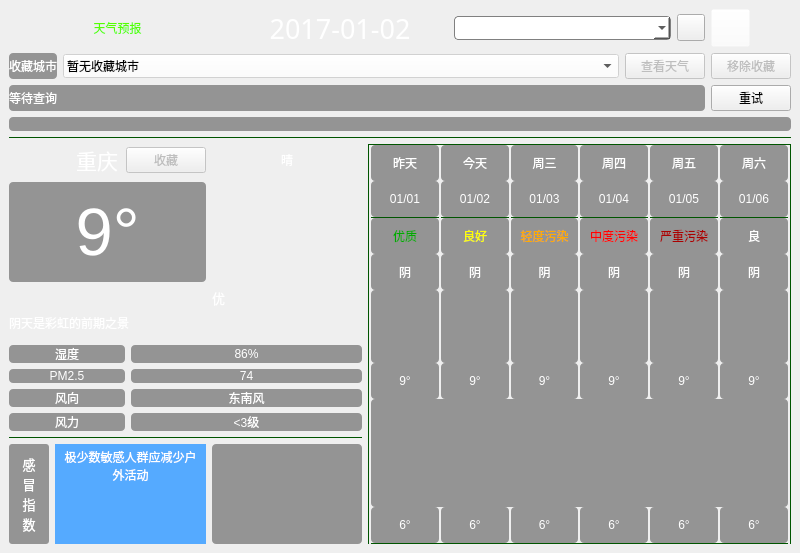
<?xml version="1.0" encoding="UTF-8"?>
<ui version="4.0">
 <class>Weather</class>
 <widget class="QWidget" name="Weather">
  <property name="geometry">
   <rect>
    <x>0</x>
    <y>0</y>
    <width>800</width>
    <height>450</height>
   </rect>
  </property>
  <property name="windowTitle">
   <string>天气预报</string>
  </property>
  <property name="styleSheet">
   <string notr="true"/>
  </property>
  <layout class="QGridLayout" name="gridLayout">
   <property name="leftMargin">
    <number>0</number>
   </property>
   <property name="topMargin">
    <number>0</number>
   </property>
   <property name="rightMargin">
    <number>0</number>
   </property>
   <property name="bottomMargin">
    <number>0</number>
   </property>
   <property name="spacing">
    <number>0</number>
   </property>
   <item row="0" column="0">
    <widget class="QWidget" name="widget" native="true">
     <property name="styleSheet">
      <string notr="true">QWidget#widget{
	border-image: url(:/weaUI/weaUI.png);
	color:rgb(255, 255, 255);
}

QLabel{
	font: 25 10pt &quot;Microsoft YaHei&quot;;
	border-radius: 4px;
	background-color: rgba(60, 60, 60, 130);
	color: rgb(255, 255, 255);
}

Line{
	background-color: rgb(0, 85, 0);
}



</string>
     </property>
     <layout class="QGridLayout" name="contentLayout" rowstretch="0,0,1" columnstretch="5,6">
      <item row="0" column="0" colspan="2">
       <layout class="QGridLayout" name="toolbarLayout">
        <item row="0" column="0">
         <widget class="QLabel" name="label_4">
          <property name="styleSheet">
           <string notr="true">font: 20pt &quot;华文琥珀&quot;;
background-color: rgba(255, 255, 255, 0);
color: rgb(85, 255, 0);</string>
          </property>
          <property name="text">
           <string>天气预报</string>
          </property>
          <property name="alignment">
           <set>Qt::AlignCenter</set>
          </property>
         </widget>
        </item>
        <item row="0" column="1">
         <widget class="QLabel" name="dateLb">
          <property name="font">
           <font>
            <family>Adobe 黑体 Std R</family>
            <pointsize>20</pointsize>
            <italic>false</italic>
            <bold>false</bold>
           </font>
          </property>
          <property name="styleSheet">
           <string notr="true">font: 20pt &quot;Adobe 黑体 Std R&quot;;
color: rgb(255, 255, 255);
background-color: rgba(255, 255, 255, 0);</string>
          </property>
          <property name="text">
           <string>2017-01-02</string>
          </property>
          <property name="alignment">
           <set>Qt::AlignCenter</set>
          </property>
         </widget>
        </item>
        <item row="0" column="2">
         <widget class="CityComboBox" name="cityComboBox">
          <property name="styleSheet">
           <string notr="true">QComboBox { border: 1px solid gray; border-radius: 4px; background-color: white; color: black; padding: 3px; }
QComboBox QLineEdit { background-color: white; color: black; }
QComboBox QAbstractItemView { background-color: white; color: black; selection-background-color: #cce8ff; selection-color: black; }</string>
          </property>
          <property name="editable">
           <bool>true</bool>
          </property>
          <property name="insertPolicy">
           <enum>QComboBox::NoInsert</enum>
          </property>
         </widget>
        </item>
        <item row="0" column="3">
         <widget class="QToolButton" name="searchBt">
          <property name="cursor">
           <cursorShape>PointingHandCursor</cursorShape>
          </property>
          <property name="styleSheet">
           <string notr="true">border-image: url(:/weatherIco/search.ico);</string>
          </property>
          <property name="text">
           <string/>
          </property>
          <property name="icon">
           <iconset resource="icons/icons.qrc">
            <normaloff>:/weatherIco/search.ico</normaloff>:/weatherIco/search.ico</iconset>
          </property>
          <property name="iconSize">
           <size>
            <width>20</width>
            <height>20</height>
           </size>
          </property>
          <property name="popupMode">
           <enum>QToolButton::DelayedPopup</enum>
          </property>
         </widget>
        </item>
        <item row="0" column="4">
         <widget class="QToolButton" name="refreshBt">
          <property name="cursor">
           <cursorShape>PointingHandCursor</cursorShape>
          </property>
          <property name="toolTip">
           <string>刷新</string>
          </property>
          <property name="toolTipDuration">
           <number>-1</number>
          </property>
          <property name="styleSheet">
           <string notr="true">image: url(:/weatherIco/refresh.ico);
background-color: rgba(255, 255, 255, 0);</string>
          </property>
          <property name="text">
           <string/>
          </property>
          <property name="icon">
           <iconset resource="icons/icons.qrc">
            <normaloff>:/weatherIco/refresh.ico</normaloff>:/weatherIco/refresh.ico</iconset>
          </property>
          <property name="iconSize">
           <size>
            <width>31</width>
            <height>31</height>
           </size>
          </property>
         </widget>
        </item>
        <item row="1" column="0" colspan="5">
         <layout class="QHBoxLayout" name="favoritesLayout">
          <item><widget class="QLabel" name="favoritesTitleLb"><property name="text"><string>收藏城市</string></property></widget></item>
          <item><widget class="QComboBox" name="favoritesComboBox">
           <property name="styleSheet"><string>QComboBox { background: white; color: black; padding: 3px; } QComboBox QAbstractItemView { background: white; color: black; selection-background-color: #cce8ff; selection-color: black; }</string></property>
           <property name="sizePolicy"><sizepolicy hsizetype="Expanding" vsizetype="Fixed"><horstretch>1</horstretch><verstretch>0</verstretch></sizepolicy></property>
           <property name="enabled"><bool>false</bool></property>
           <item><property name="text"><string>暂无收藏城市</string></property></item>
          </widget></item>
          <item><widget class="QPushButton" name="favoriteViewBt"><property name="text"><string>查看天气</string></property><property name="enabled"><bool>false</bool></property></widget></item>
          <item><widget class="QPushButton" name="favoriteRemoveBt"><property name="text"><string>移除收藏</string></property><property name="enabled"><bool>false</bool></property></widget></item>
         </layout>
        </item>
        <item row="3" column="0" colspan="5"><widget class="QLabel" name="favoriteStatusLb">
         <property name="text"><string/></property><property name="wordWrap"><bool>true</bool></property>
        </widget></item>
        <item row="2" column="0" colspan="4">
         <widget class="QLabel" name="requestStatusLb">
          <property name="text"><string>等待查询</string></property>
          <property name="wordWrap"><bool>true</bool></property>
         </widget>
        </item>
        <item row="2" column="4">
         <widget class="QPushButton" name="retryBt">
          <property name="text"><string>重试</string></property>
         </widget>
        </item>
       </layout>
      </item>
      <item row="1" column="0" colspan="2">
       <widget class="Line" name="hLine_1">
        <property name="minimumSize">
         <size>
          <width>0</width>
          <height>0</height>
         </size>
        </property>
        <property name="maximumSize">
         <size>
          <width>100000</width>
          <height>1</height>
         </size>
        </property>
        <property name="styleSheet">
         <string notr="true">background-color: rgb(0, 85, 0);</string>
        </property>
        <property name="lineWidth">
         <number>0</number>
        </property>
        <property name="midLineWidth">
         <number>0</number>
        </property>
        <property name="orientation">
         <enum>Qt::Horizontal</enum>
        </property>
       </widget>
      </item>
      <item row="2" column="0">
       <layout class="QGridLayout" name="currentWeatherLayout">
        <item row="0" column="0">
         <layout class="QGridLayout" name="gridLayout_5">
          <property name="spacing">
           <number>0</number>
          </property>
          <item row="0" column="0">
           <widget class="QLabel" name="label">
            <property name="sizePolicy">
             <sizepolicy hsizetype="Preferred" vsizetype="Minimum">
              <horstretch>0</horstretch>
              <verstretch>0</verstretch>
             </sizepolicy>
            </property>
            <property name="minimumSize">
             <size>
              <width>0</width>
              <height>25</height>
             </size>
            </property>
            <property name="maximumSize">
             <size>
              <width>16777215</width>
              <height>25</height>
             </size>
            </property>
            <property name="styleSheet">
             <string notr="true">background-color: rgba(60, 60, 60, 0);
image: url(:/weatherIco/location.ico);</string>
            </property>
            <property name="text">
             <string/>
            </property>
           </widget>
          </item>
          <item row="0" column="1">
           <widget class="QLabel" name="cityLb">
            <property name="font">
             <font>
              <family>Microsoft YaHei UI</family>
              <pointsize>16</pointsize>
              <italic>false</italic>
              <bold>false</bold>
             </font>
            </property>
            <property name="styleSheet">
             <string notr="true">color: rgb(255, 255, 255);
font: 16pt &quot;Microsoft YaHei UI&quot;;
background-color: rgba(60, 60, 60, 0);</string>
            </property>
            <property name="text">
             <string>重庆</string>
            </property>
            <property name="alignment">
             <set>Qt::AlignCenter</set>
            </property>
           </widget>
          </item>
          <item row="0" column="2"><widget class="QPushButton" name="favoriteBt">
           <property name="text"><string>收藏</string></property><property name="enabled"><bool>false</bool></property>
          </widget></item>
         </layout>
        </item>
        <item row="0" column="1">
         <widget class="QLabel" name="typeLb">
          <property name="styleSheet">
           <string notr="true">color: rgb(255, 255, 255);
background-color: rgba(60, 60, 60, 0);</string>
          </property>
          <property name="text">
           <string>晴</string>
          </property>
          <property name="alignment">
           <set>Qt::AlignCenter</set>
          </property>
         </widget>
        </item>
        <item row="1" column="0" rowspan="2">
         <widget class="QLabel" name="temLb">
          <property name="font">
           <font>
            <family>Arial</family>
            <pointsize>50</pointsize>
            <italic>false</italic>
            <bold>false</bold>
           </font>
          </property>
          <property name="styleSheet">
           <string notr="true">color: rgb(255, 255, 255);
font: 50pt &quot;Arial&quot;;</string>
          </property>
          <property name="text">
           <string>9°</string>
          </property>
          <property name="alignment">
           <set>Qt::AlignCenter</set>
          </property>
         </widget>
        </item>
        <item row="1" column="1" rowspan="2">
         <widget class="QLabel" name="typeIcoLb">
          <property name="minimumSize">
           <size>
            <width>150</width>
            <height>100</height>
           </size>
          </property>
          <property name="styleSheet">
           <string notr="true">border-image: url(:/day/day/晴.png);
background-color: rgba(60, 60, 60, 0);

</string>
          </property>
          <property name="text">
           <string/>
          </property>
         </widget>
        </item>
        <item row="3" column="0">
         <widget class="QLabel" name="leafLb">
          <property name="styleSheet">
           <string notr="true">image: url(:/weatherIco/leaf.ico);
background-color: rgba(255, 255, 255, 0);</string>
          </property>
          <property name="text">
           <string/>
          </property>
         </widget>
        </item>
        <item row="3" column="1">
         <widget class="QLabel" name="qualityLb">
          <property name="font">
           <font>
            <family>Microsoft YaHei</family>
            <pointsize>10</pointsize>
            <italic>false</italic>
            <bold>false</bold>
           </font>
          </property>
          <property name="styleSheet">
           <string notr="true">background-color: rgba(255, 255, 255, 0);</string>
          </property>
          <property name="text">
           <string>优</string>
          </property>
         </widget>
        </item>
        <item row="4" column="0" colspan="2">
         <widget class="QLabel" name="noticeLb">
          <property name="styleSheet">
           <string notr="true">color: rgb(255, 255, 255);
background-color: rgba(60, 60, 60, 0);</string>
          </property>
          <property name="text">
           <string>阴天是彩虹的前期之景</string>
          </property>
          <property name="alignment">
           <set>Qt::AlignLeading|Qt::AlignLeft|Qt::AlignVCenter</set>
          </property>
         </widget>
        </item>
        <item row="5" column="0" colspan="2">
         <widget class="Line" name="hLine_10">
          <property name="sizePolicy">
           <sizepolicy hsizetype="Fixed" vsizetype="Fixed">
            <horstretch>0</horstretch>
            <verstretch>0</verstretch>
           </sizepolicy>
          </property>
          <property name="minimumSize">
           <size>
            <width>0</width>
            <height>0</height>
           </size>
          </property>
          <property name="maximumSize">
           <size>
            <width>16777215</width>
            <height>1</height>
           </size>
          </property>
          <property name="styleSheet">
           <string notr="true">background-color: rgb(0, 85, 0);</string>
          </property>
          <property name="lineWidth">
           <number>0</number>
          </property>
          <property name="orientation">
           <enum>Qt::Horizontal</enum>
          </property>
         </widget>
        </item>
        <item row="6" column="0" colspan="2">
         <layout class="QGridLayout" name="gridLayout_2" columnstretch="0,0,0">
          <item row="0" column="0">
           <widget class="QLabel" name="shiduTitleLb">
            <property name="styleSheet">
             <string notr="true">
color: rgb(255, 255, 255);</string>
            </property>
            <property name="text">
             <string>湿度</string>
            </property>
            <property name="alignment">
             <set>Qt::AlignCenter</set>
            </property>
           </widget>
          </item>
          <item row="1" column="0">
           <widget class="QLabel" name="pm25TitleLb">
            <property name="styleSheet">
             <string notr="true">color: rgb(255, 255, 255);</string>
            </property>
            <property name="text">
             <string>PM2.5</string>
            </property>
            <property name="alignment">
             <set>Qt::AlignCenter</set>
            </property>
           </widget>
          </item>
          <item row="2" column="0">
           <widget class="QLabel" name="fxTitleLb">
            <property name="styleSheet">
             <string notr="true">color: rgb(255, 255, 255);</string>
            </property>
            <property name="text">
             <string>风向</string>
            </property>
            <property name="alignment">
             <set>Qt::AlignCenter</set>
            </property>
           </widget>
          </item>
          <item row="3" column="0">
           <widget class="QLabel" name="flTitleLb">
            <property name="styleSheet">
             <string notr="true">color: rgb(255, 255, 255);</string>
            </property>
            <property name="text">
             <string>风力</string>
            </property>
            <property name="alignment">
             <set>Qt::AlignCenter</set>
            </property>
           </widget>
          </item>
          <item row="2" column="1" colspan="2">
           <widget class="QLabel" name="fxLb">
            <property name="text">
             <string>东南风</string>
            </property>
            <property name="alignment">
             <set>Qt::AlignCenter</set>
            </property>
           </widget>
          </item>
          <item row="0" column="1" colspan="2">
           <widget class="QLabel" name="shiduLb">
            <property name="text">
             <string>86%</string>
            </property>
            <property name="alignment">
             <set>Qt::AlignCenter</set>
            </property>
           </widget>
          </item>
          <item row="3" column="1" colspan="2">
           <widget class="QLabel" name="flLb">
            <property name="text">
             <string>&lt;3级</string>
            </property>
            <property name="alignment">
             <set>Qt::AlignCenter</set>
            </property>
           </widget>
          </item>
          <item row="1" column="1" colspan="2">
           <widget class="QLabel" name="pm25Lb">
            <property name="text">
             <string>74</string>
            </property>
            <property name="alignment">
             <set>Qt::AlignCenter</set>
            </property>
           </widget>
          </item>
         </layout>
        </item>
        <item row="7" column="0" colspan="2">
         <widget class="Line" name="hLine_11">
          <property name="minimumSize">
           <size>
            <width>0</width>
            <height>0</height>
           </size>
          </property>
          <property name="maximumSize">
           <size>
            <width>16777215</width>
            <height>1</height>
           </size>
          </property>
          <property name="styleSheet">
           <string notr="true">background-color: rgb(0, 85, 0);</string>
          </property>
          <property name="lineWidth">
           <number>0</number>
          </property>
          <property name="orientation">
           <enum>Qt::Horizontal</enum>
          </property>
         </widget>
        </item>
        <item row="8" column="0">
         <layout class="QGridLayout" name="gridLayout_4">
          <property name="horizontalSpacing">
           <number>6</number>
          </property>
          <item row="0" column="0">
           <widget class="QLabel" name="gmTitleLb">
            <property name="minimumSize">
             <size>
              <width>40</width>
              <height>0</height>
             </size>
            </property>
            <property name="sizeIncrement">
             <size>
              <width>30</width>
              <height>0</height>
             </size>
            </property>
            <property name="font">
             <font>
              <family>Microsoft YaHei</family>
              <pointsize>10</pointsize>
              <italic>false</italic>
              <bold>false</bold>
             </font>
            </property>
            <property name="styleSheet">
             <string notr="true">background-color: rgba(60, 60, 60, 130);
border-radius: 3px;
color: rgb(255, 255, 255);</string>
            </property>
            <property name="text">
             <string>感
冒
指
数</string>
            </property>
            <property name="alignment">
             <set>Qt::AlignCenter</set>
            </property>
           </widget>
          </item>
          <item row="0" column="1">
           <widget class="QTextBrowser" name="ganmaoBrowser">
            <property name="sizePolicy">
             <sizepolicy hsizetype="Minimum" vsizetype="Expanding">
              <horstretch>0</horstretch>
              <verstretch>0</verstretch>
             </sizepolicy>
            </property>
            <property name="minimumSize">
             <size>
              <width>22</width>
              <height>0</height>
             </size>
            </property>
            <property name="font">
             <font>
              <family>Arial</family>
              <pointsize>9</pointsize>
              <italic>false</italic>
              <bold>false</bold>
             </font>
            </property>
            <property name="autoFillBackground">
             <bool>true</bool>
            </property>
            <property name="styleSheet">
             <string notr="true">border-radius: 5px;
color: rgb(255, 255, 255);
background-color: rgb(85, 170, 255);
font: 9pt &quot;Arial&quot;;</string>
            </property>
            <property name="frameShape">
             <enum>QFrame::NoFrame</enum>
            </property>
            <property name="html">
             <string>&lt;!DOCTYPE HTML PUBLIC &quot;-//W3C//DTD HTML 4.0//EN&quot; &quot;http://www.w3.org/TR/REC-html40/strict.dtd&quot;&gt;
&lt;html&gt;&lt;head&gt;&lt;meta name=&quot;qrichtext&quot; content=&quot;1&quot; /&gt;&lt;meta charset=&quot;utf-8&quot; /&gt;&lt;style type=&quot;text/css&quot;&gt;
p, li { white-space: pre-wrap; }
hr { height: 1px; border-width: 0; }
li.unchecked::marker { content: &quot;\2610&quot;; }
li.checked::marker { content: &quot;\2612&quot;; }
&lt;/style&gt;&lt;/head&gt;&lt;body style=&quot; font-family:'Arial'; font-size:9pt; font-weight:400; font-style:normal;&quot;&gt;
&lt;p align=&quot;center&quot; style=&quot; margin-top:0px; margin-bottom:0px; margin-left:0px; margin-right:0px; -qt-block-indent:0; text-indent:0px;&quot;&gt;&lt;span style=&quot; font-family:'SimSun';&quot;&gt;极少数敏感人群应减少户外活动&lt;/span&gt;&lt;/p&gt;&lt;/body&gt;&lt;/html&gt;</string>
            </property>
           </widget>
          </item>
         </layout>
        </item>
        <item row="8" column="1">
         <widget class="QLabel" name="sunRiseSetLb">
          <property name="minimumSize">
           <size>
            <width>150</width>
            <height>100</height>
           </size>
          </property>
          <property name="styleSheet">
           <string notr="true"/>
          </property>
          <property name="text">
           <string/>
          </property>
         </widget>
        </item>
       </layout>
      </item>
      <item row="2" column="1">
       <layout class="QGridLayout" name="gridLayout_3">
        <property name="horizontalSpacing">
         <number>2</number>
        </property>
        <property name="verticalSpacing">
         <number>0</number>
        </property>
        <item row="1" column="2">
         <widget class="QLabel" name="week1Lb">
          <property name="styleSheet">
           <string notr="true"/>
          </property>
          <property name="text">
           <string>今天</string>
          </property>
          <property name="alignment">
           <set>Qt::AlignCenter</set>
          </property>
         </widget>
        </item>
        <item row="2" column="3">
         <widget class="QLabel" name="date2Lb">
          <property name="text">
           <string>01/03</string>
          </property>
          <property name="alignment">
           <set>Qt::AlignCenter</set>
          </property>
         </widget>
        </item>
        <item row="2" column="4">
         <widget class="QLabel" name="date3Lb">
          <property name="text">
           <string>01/04</string>
          </property>
          <property name="alignment">
           <set>Qt::AlignCenter</set>
          </property>
         </widget>
        </item>
        <item row="2" column="1">
         <widget class="QLabel" name="date0Lb">
          <property name="styleSheet">
           <string notr="true">\</string>
          </property>
          <property name="text">
           <string>01/01</string>
          </property>
          <property name="alignment">
           <set>Qt::AlignCenter</set>
          </property>
         </widget>
        </item>
        <item row="1" column="4">
         <widget class="QLabel" name="week3Lb">
          <property name="text">
           <string>周四</string>
          </property>
          <property name="alignment">
           <set>Qt::AlignCenter</set>
          </property>
         </widget>
        </item>
        <item row="2" column="5">
         <widget class="QLabel" name="date4Lb">
          <property name="text">
           <string>01/05</string>
          </property>
          <property name="alignment">
           <set>Qt::AlignCenter</set>
          </property>
         </widget>
        </item>
        <item row="2" column="2">
         <widget class="QLabel" name="date1Lb">
          <property name="styleSheet">
           <string notr="true"/>
          </property>
          <property name="text">
           <string>01/02</string>
          </property>
          <property name="alignment">
           <set>Qt::AlignCenter</set>
          </property>
         </widget>
        </item>
        <item row="1" column="5">
         <widget class="QLabel" name="week4Lb">
          <property name="text">
           <string>周五</string>
          </property>
          <property name="alignment">
           <set>Qt::AlignCenter</set>
          </property>
         </widget>
        </item>
        <item row="1" column="6">
         <widget class="QLabel" name="week5Lb">
          <property name="text">
           <string>周六</string>
          </property>
          <property name="alignment">
           <set>Qt::AlignCenter</set>
          </property>
         </widget>
        </item>
        <item row="4" column="3">
         <widget class="QLabel" name="quality2Lb">
          <property name="styleSheet">
           <string notr="true">color: rgb(255, 170, 0);</string>
          </property>
          <property name="text">
           <string>轻度污染</string>
          </property>
          <property name="alignment">
           <set>Qt::AlignCenter</set>
          </property>
         </widget>
        </item>
        <item row="4" column="2">
         <widget class="QLabel" name="quality1Lb">
          <property name="styleSheet">
           <string notr="true">color: rgb(255, 255, 0);</string>
          </property>
          <property name="text">
           <string>良好</string>
          </property>
          <property name="alignment">
           <set>Qt::AlignCenter</set>
          </property>
         </widget>
        </item>
        <item row="4" column="1">
         <widget class="QLabel" name="quality0Lb">
          <property name="styleSheet">
           <string notr="true">color: rgb(0, 170, 0);</string>
          </property>
          <property name="frameShape">
           <enum>QFrame::NoFrame</enum>
          </property>
          <property name="frameShadow">
           <enum>QFrame::Sunken</enum>
          </property>
          <property name="text">
           <string>优质</string>
          </property>
          <property name="alignment">
           <set>Qt::AlignCenter</set>
          </property>
         </widget>
        </item>
        <item row="1" column="3">
         <widget class="QLabel" name="week2Lb">
          <property name="styleSheet">
           <string notr="true">color: rgb(255, 255, 255);
font: 25 10pt &quot;Microsoft YaHei&quot;;</string>
          </property>
          <property name="text">
           <string>周三</string>
          </property>
          <property name="alignment">
           <set>Qt::AlignCenter</set>
          </property>
         </widget>
        </item>
        <item row="9" column="1" rowspan="3" colspan="6">
         <widget class="QLabel" name="curveLb">
          <property name="minimumSize">
           <size>
            <width>300</width>
            <height>100</height>
           </size>
          </property>
          <property name="styleSheet">
           <string notr="true"/>
          </property>
          <property name="text">
           <string/>
          </property>
          <property name="alignment">
           <set>Qt::AlignCenter</set>
          </property>
         </widget>
        </item>
        <item row="12" column="5">
         <widget class="QLabel" name="low4Lb">
          <property name="text">
           <string>6°</string>
          </property>
          <property name="alignment">
           <set>Qt::AlignCenter</set>
          </property>
         </widget>
        </item>
        <item row="12" column="1">
         <widget class="QLabel" name="low0Lb">
          <property name="text">
           <string>6°</string>
          </property>
          <property name="alignment">
           <set>Qt::AlignCenter</set>
          </property>
         </widget>
        </item>
        <item row="12" column="2">
         <widget class="QLabel" name="low1Lb">
          <property name="text">
           <string>6°</string>
          </property>
          <property name="alignment">
           <set>Qt::AlignCenter</set>
          </property>
         </widget>
        </item>
        <item row="3" column="6">
         <widget class="Line" name="hLine_8">
          <property name="maximumSize">
           <size>
            <width>16777215</width>
            <height>1</height>
           </size>
          </property>
          <property name="styleSheet">
           <string notr="true">background-color: rgb(0, 85, 0);</string>
          </property>
          <property name="lineWidth">
           <number>0</number>
          </property>
          <property name="orientation">
           <enum>Qt::Horizontal</enum>
          </property>
         </widget>
        </item>
        <item row="12" column="6">
         <widget class="QLabel" name="low5Lb">
          <property name="text">
           <string>6°</string>
          </property>
          <property name="alignment">
           <set>Qt::AlignCenter</set>
          </property>
         </widget>
        </item>
        <item row="3" column="2">
         <widget class="Line" name="hLine_4">
          <property name="minimumSize">
           <size>
            <width>0</width>
            <height>0</height>
           </size>
          </property>
          <property name="maximumSize">
           <size>
            <width>16777215</width>
            <height>1</height>
           </size>
          </property>
          <property name="styleSheet">
           <string notr="true">background-color: rgb(0, 85, 0);</string>
          </property>
          <property name="lineWidth">
           <number>0</number>
          </property>
          <property name="orientation">
           <enum>Qt::Horizontal</enum>
          </property>
         </widget>
        </item>
        <item row="3" column="3">
         <widget class="Line" name="hLine_5">
          <property name="maximumSize">
           <size>
            <width>16777215</width>
            <height>1</height>
           </size>
          </property>
          <property name="styleSheet">
           <string notr="true">background-color: rgb(0, 85, 0);</string>
          </property>
          <property name="lineWidth">
           <number>0</number>
          </property>
          <property name="orientation">
           <enum>Qt::Horizontal</enum>
          </property>
         </widget>
        </item>
        <item row="0" column="0" colspan="8">
         <widget class="Line" name="hLine_2">
          <property name="maximumSize">
           <size>
            <width>16777215</width>
            <height>1</height>
           </size>
          </property>
          <property name="styleSheet">
           <string notr="true">background-color: rgb(0, 85, 0);</string>
          </property>
          <property name="lineWidth">
           <number>0</number>
          </property>
          <property name="orientation">
           <enum>Qt::Horizontal</enum>
          </property>
         </widget>
        </item>
        <item row="6" column="4" rowspan="2">
         <widget class="QLabel" name="typeIco3Lb">
          <property name="styleSheet">
           <string notr="true">image: url(:/night/night/雾.png);</string>
          </property>
          <property name="text">
           <string/>
          </property>
          <property name="alignment">
           <set>Qt::AlignCenter</set>
          </property>
         </widget>
        </item>
        <item row="1" column="7" rowspan="13">
         <widget class="Line" name="vLine_3">
          <property name="maximumSize">
           <size>
            <width>1</width>
            <height>16777215</height>
           </size>
          </property>
          <property name="styleSheet">
           <string notr="true">background-color: rgb(0, 85, 0);</string>
          </property>
          <property name="lineWidth">
           <number>0</number>
          </property>
          <property name="orientation">
           <enum>Qt::Vertical</enum>
          </property>
         </widget>
        </item>
        <item row="6" column="6" rowspan="2">
         <widget class="QLabel" name="typeIco5Lb">
          <property name="styleSheet">
           <string notr="true">image: url(:/day/day/强沙尘暴.png);</string>
          </property>
          <property name="text">
           <string/>
          </property>
          <property name="alignment">
           <set>Qt::AlignCenter</set>
          </property>
         </widget>
        </item>
        <item row="6" column="5" rowspan="2">
         <widget class="QLabel" name="typeIco4Lb">
          <property name="styleSheet">
           <string notr="true">image: url(:/day/day/阵雨.png);</string>
          </property>
          <property name="text">
           <string/>
          </property>
          <property name="alignment">
           <set>Qt::AlignCenter</set>
          </property>
         </widget>
        </item>
        <item row="3" column="4">
         <widget class="Line" name="hLine_6">
          <property name="maximumSize">
           <size>
            <width>16777215</width>
            <height>1</height>
           </size>
          </property>
          <property name="styleSheet">
           <string notr="true">background-color: rgb(0, 85, 0);</string>
          </property>
          <property name="lineWidth">
           <number>0</number>
          </property>
          <property name="orientation">
           <enum>Qt::Horizontal</enum>
          </property>
         </widget>
        </item>
        <item row="3" column="5">
         <widget class="Line" name="hLine_7">
          <property name="maximumSize">
           <size>
            <width>16777215</width>
            <height>1</height>
           </size>
          </property>
          <property name="styleSheet">
           <string notr="true">background-color: rgb(0, 85, 0);</string>
          </property>
          <property name="lineWidth">
           <number>0</number>
          </property>
          <property name="orientation">
           <enum>Qt::Horizontal</enum>
          </property>
         </widget>
        </item>
        <item row="1" column="1">
         <widget class="QLabel" name="week0Lb">
          <property name="styleSheet">
           <string notr="true"/>
          </property>
          <property name="text">
           <string>昨天</string>
          </property>
          <property name="alignment">
           <set>Qt::AlignCenter</set>
          </property>
         </widget>
        </item>
        <item row="13" column="1" colspan="6">
         <widget class="Line" name="hLine_9">
          <property name="maximumSize">
           <size>
            <width>16777215</width>
            <height>1</height>
           </size>
          </property>
          <property name="styleSheet">
           <string notr="true">background-color: rgb(0, 85, 0);</string>
          </property>
          <property name="lineWidth">
           <number>0</number>
          </property>
          <property name="orientation">
           <enum>Qt::Horizontal</enum>
          </property>
         </widget>
        </item>
        <item row="1" column="0" rowspan="13">
         <widget class="Line" name="vLine_2">
          <property name="maximumSize">
           <size>
            <width>1</width>
            <height>16777215</height>
           </size>
          </property>
          <property name="styleSheet">
           <string notr="true">background-color: rgb(0, 85, 0);</string>
          </property>
          <property name="lineWidth">
           <number>0</number>
          </property>
          <property name="orientation">
           <enum>Qt::Vertical</enum>
          </property>
         </widget>
        </item>
        <item row="3" column="1">
         <widget class="Line" name="hLine_3">
          <property name="minimumSize">
           <size>
            <width>0</width>
            <height>0</height>
           </size>
          </property>
          <property name="maximumSize">
           <size>
            <width>16777215</width>
            <height>1</height>
           </size>
          </property>
          <property name="styleSheet">
           <string notr="true">background-color: rgb(0, 85, 0);</string>
          </property>
          <property name="lineWidth">
           <number>0</number>
          </property>
          <property name="orientation">
           <enum>Qt::Horizontal</enum>
          </property>
         </widget>
        </item>
        <item row="2" column="6">
         <widget class="QLabel" name="date5Lb">
          <property name="text">
           <string>01/06</string>
          </property>
          <property name="alignment">
           <set>Qt::AlignCenter</set>
          </property>
         </widget>
        </item>
        <item row="4" column="5">
         <widget class="QLabel" name="quality4Lb">
          <property name="styleSheet">
           <string notr="true">color: rgb(170, 0, 0);</string>
          </property>
          <property name="text">
           <string>严重污染</string>
          </property>
          <property name="alignment">
           <set>Qt::AlignCenter</set>
          </property>
         </widget>
        </item>
        <item row="4" column="4">
         <widget class="QLabel" name="quality3Lb">
          <property name="styleSheet">
           <string notr="true">color: rgb(255, 0, 0);</string>
          </property>
          <property name="text">
           <string>中度污染</string>
          </property>
          <property name="alignment">
           <set>Qt::AlignCenter</set>
          </property>
         </widget>
        </item>
        <item row="4" column="6">
         <widget class="QLabel" name="quality5Lb">
          <property name="text">
           <string>良</string>
          </property>
          <property name="alignment">
           <set>Qt::AlignCenter</set>
          </property>
         </widget>
        </item>
        <item row="5" column="1">
         <widget class="QLabel" name="type0Lb">
          <property name="styleSheet">
           <string notr="true"/>
          </property>
          <property name="text">
           <string>阴</string>
          </property>
          <property name="alignment">
           <set>Qt::AlignCenter</set>
          </property>
         </widget>
        </item>
        <item row="5" column="4">
         <widget class="QLabel" name="type3Lb">
          <property name="text">
           <string>阴</string>
          </property>
          <property name="alignment">
           <set>Qt::AlignCenter</set>
          </property>
         </widget>
        </item>
        <item row="5" column="2">
         <widget class="QLabel" name="type1Lb">
          <property name="styleSheet">
           <string notr="true"/>
          </property>
          <property name="text">
           <string>阴</string>
          </property>
          <property name="alignment">
           <set>Qt::AlignCenter</set>
          </property>
         </widget>
        </item>
        <item row="5" column="5">
         <widget class="QLabel" name="type4Lb">
          <property name="text">
           <string>阴</string>
          </property>
          <property name="alignment">
           <set>Qt::AlignCenter</set>
          </property>
         </widget>
        </item>
        <item row="5" column="3">
         <widget class="QLabel" name="type2Lb">
          <property name="styleSheet">
           <string notr="true"/>
          </property>
          <property name="text">
           <string>阴</string>
          </property>
          <property name="alignment">
           <set>Qt::AlignCenter</set>
          </property>
         </widget>
        </item>
        <item row="5" column="6">
         <widget class="QLabel" name="type5Lb">
          <property name="text">
           <string>阴</string>
          </property>
          <property name="alignment">
           <set>Qt::AlignCenter</set>
          </property>
         </widget>
        </item>
        <item row="8" column="1">
         <widget class="QLabel" name="high0Lb">
          <property name="text">
           <string>9°</string>
          </property>
          <property name="alignment">
           <set>Qt::AlignCenter</set>
          </property>
         </widget>
        </item>
        <item row="6" column="3" rowspan="2">
         <widget class="QLabel" name="typeIco2Lb">
          <property name="styleSheet">
           <string notr="true">image: url(:/day/day/晴.png);</string>
          </property>
          <property name="text">
           <string/>
          </property>
          <property name="alignment">
           <set>Qt::AlignCenter</set>
          </property>
         </widget>
        </item>
        <item row="6" column="2" rowspan="2">
         <widget class="QLabel" name="typeIco1Lb">
          <property name="styleSheet">
           <string notr="true">image: url(:/day/day/大暴雨到特大暴雨.png);</string>
          </property>
          <property name="text">
           <string/>
          </property>
          <property name="alignment">
           <set>Qt::AlignCenter</set>
          </property>
         </widget>
        </item>
        <item row="8" column="3">
         <widget class="QLabel" name="high2Lb">
          <property name="text">
           <string>9°</string>
          </property>
          <property name="alignment">
           <set>Qt::AlignCenter</set>
          </property>
         </widget>
        </item>
        <item row="6" column="1" rowspan="2">
         <widget class="QLabel" name="typeIco0Lb">
          <property name="styleSheet">
           <string notr="true">image: url(:/day/day/小雨.png);
</string>
          </property>
          <property name="text">
           <string/>
          </property>
          <property name="alignment">
           <set>Qt::AlignCenter</set>
          </property>
         </widget>
        </item>
        <item row="8" column="6">
         <widget class="QLabel" name="high5Lb">
          <property name="text">
           <string>9°</string>
          </property>
          <property name="alignment">
           <set>Qt::AlignCenter</set>
          </property>
         </widget>
        </item>
        <item row="8" column="5">
         <widget class="QLabel" name="high4Lb">
          <property name="text">
           <string>9°</string>
          </property>
          <property name="alignment">
           <set>Qt::AlignCenter</set>
          </property>
         </widget>
        </item>
        <item row="8" column="4">
         <widget class="QLabel" name="high3Lb">
          <property name="text">
           <string>9°</string>
          </property>
          <property name="alignment">
           <set>Qt::AlignCenter</set>
          </property>
         </widget>
        </item>
        <item row="12" column="3">
         <widget class="QLabel" name="low2Lb">
          <property name="text">
           <string>6°</string>
          </property>
          <property name="alignment">
           <set>Qt::AlignCenter</set>
          </property>
         </widget>
        </item>
        <item row="12" column="4">
         <widget class="QLabel" name="low3Lb">
          <property name="text">
           <string>6°</string>
          </property>
          <property name="alignment">
           <set>Qt::AlignCenter</set>
          </property>
         </widget>
        </item>
        <item row="8" column="2">
         <widget class="QLabel" name="high1Lb">
          <property name="text">
           <string>9°</string>
          </property>
          <property name="alignment">
           <set>Qt::AlignCenter</set>
          </property>
         </widget>
        </item>
       </layout>
      </item>
     </layout>
    </widget>
   </item>
  </layout>
 </widget>
 <customwidgets>
  <customwidget>
   <class>CityComboBox</class>
   <extends>QComboBox</extends>
   <header>CityComboBox.h</header>
  </customwidget>
 </customwidgets>
 <resources>
  <include location="icons/icons.qrc"/>
 </resources>
 <connections/>
</ui>
